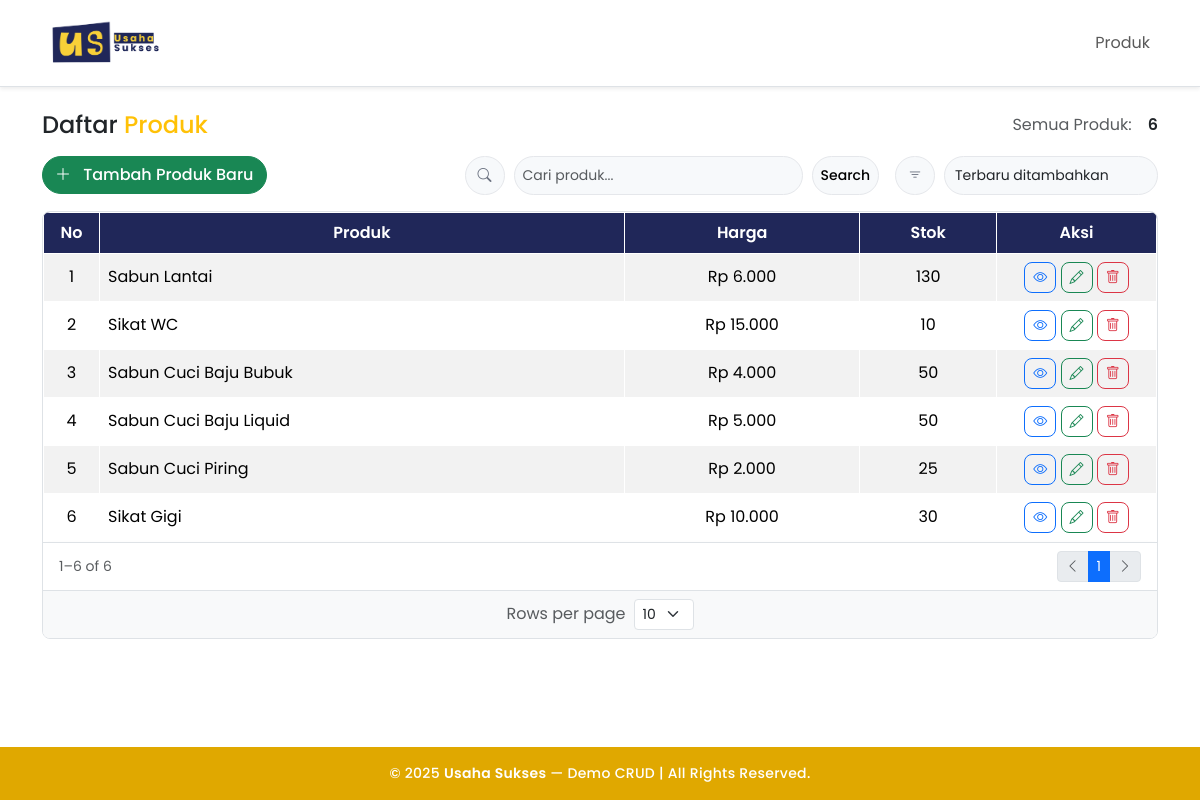
The page / on the database its author committed.
### tables this page shows
CREATE TABLE `products` (
  `id` int(10) UNSIGNED NOT NULL,
  `name` varchar(120) NOT NULL,
  `price` int(10) UNSIGNED NOT NULL DEFAULT 0,
  `stock` int(11) NOT NULL DEFAULT 0,
  `created_at` timestamp NOT NULL DEFAULT current_timestamp()
);

### functions.php (called while the page is built, shortened)
<?php
function base_url(string $path = ''): string {
  $prefix = rtrim(BASE_URL, '/');
  $path   = ltrim($path, '/');
  return $prefix . ($path ? "/$path" : '');
}

### models/FunctionProduct.php (called while the page is built, shortened)
<?php
class FunctionProduct {
  private mysqli $db;
  public function __construct(mysqli $db) { $this->db = $db; }
  public function countAll(string $keyword = ''): int {
  if ($keyword !== '') {
    $sql = "SELECT COUNT(*) AS c FROM products WHERE name LIKE ?";
    $stmt = $this->db->prepare($sql);
    $like = '%'.$keyword.'%';
    $stmt->bind_param('s', $like);
  } else {
    $sql = "SELECT COUNT(*) AS c FROM products";
    $stmt = $this->db->prepare($sql);
  }
  $stmt->execute();
  $res = $stmt->get_result()->fetch_assoc();
  return (int)($res['c'] ?? 0);
}
  private function resolveSort(string $sort): array {
    switch ($sort) {
      case 'latest':     return ['id',    'DESC'];
    }
  }
  public function page(string $keyword = '', int $offset = 0, int $limit = 10, string $sort = 'latest'): array {
    [$col, $dir] = $this->resolveSort($sort);
    if ($keyword !== '') {
      $sql  = "SELECT * FROM products
              WHERE name LIKE ?
              ORDER BY $col $dir
              LIMIT ?, ?";
      $stmt = $this->db->prepare($sql);
      $like = '%'.$keyword.'%';
      $stmt->bind_param('sii', $like, $offset, $limit);
    } else {
      $sql  = "SELECT * FROM products
              ORDER BY $col $dir
              LIMIT ?, ?";
      $stmt = $this->db->prepare($sql);
      $stmt->bind_param('ii', $offset, $limit);
    }
    $stmt->execute();
    return $stmt->get_result()->fetch_all(MYSQLI_ASSOC);
  }
}

### views/products/index.php (the view, shortened to what this page needs)
<?php
require __DIR__.'/../layouts/header.php';
function page_link($p, $per, $q, $sort) {
  $params = ['page'=>'products','p'=>$p,'per'=>$per,'sort'=>$sort];
  return base_url('index.php?'.http_build_query($params));
}
$q      = htmlspecialchars($pagination['q'] ?? '', ENT_QUOTES, 'UTF-8');
$total  = (int)($pagination['total'] ?? 0);
$per    = (int)($pagination['per'] ?? 10);
$page   = (int)($pagination['page'] ?? 1);
$pages  = (int)($pagination['pages'] ?? 1);
$allowedPer = $pagination['allowedPer'] ?? [5,10,25,50,100];
$from   = $total ? ($pagination['offset'] + 1) : 0;
$to     = $total ? min($pagination['offset'] + $per, $total) : 0;
$sort   = htmlspecialchars($pagination['sort'] ?? 'latest', ENT_QUOTES, 'UTF-8');
?>
<div class="d-flex align-items-center justify-content-between mb-3">
  <h3 class="h4 mb-0 text-dark">Daftar <span class="text-warning">Produk</span></h3>
  <div class="text-muted d-flex flex-wrap align-items-center gap-3 ms-auto">
    Semua Produk: <span class="fw-semibold text-dark"><?= $total ?></span>
  </div>
</div>
<div class="d-flex flex-wrap justify-content-between align-items-center gap-2 mb-3">
  <a href="<?= base_url('index.php?page=products&action=create') ?>"
     class="btn btn-success rounded-pill">
    <i class="bi bi-plus-lg me-2"></i> Tambah Produk Baru
  </a>
  <div class="d-flex flex-wrap align-items-center gap-3 ms-auto">
    <form class="searchbar" method="get" action="<?= base_url('index.php') ?>">
      <div class="input-group input-group-sm">
        <span class="input-group-text"><i class="bi bi-search"></i></span>
        <input type="text" name="q" class="form-control" placeholder="Cari produk..." value="<?= $q ?>">
        <button class="btn btn-light btn-search" type="submit">Search</button>
      </div>
    </form>
    <form class="sort-select" method="get" action="<?= base_url('index.php') ?>">
      <div class="input-group input-group-sm">
        <span class="input-group-text" > <i class="bi bi-filter"> </i></span>
        <select name="sort" class="form-select" onchange="this.form.submit()">
          <option value="latest"     <?= $sort==='latest'     ? 'selected':'' ?>>Terbaru ditambahkan</option>
        </select>
      </div>
    </form>
  </div>
</div>
<div class="border rounded-3 overflow-hidden bg-white">
  <table class="table table- table-striped align-middle mb-0">
    <thead>
      <tr>
        <th style="width:56px;">No</th>
        <th>Produk</th>
        <th>Harga</th>
        <th>Stok</th>
        <th style="width:160px;">Aksi</th>
      </tr>
    </thead>
    <tbody>
      <?php if (empty($products)): ?>
        <tr>
          <td colspan="5" class="text-center text-muted py-4">Belum ada data produk.</td>
        </tr>
      <?php else: foreach ($products as $i => $p): ?>
        <tr>
          <td class="text-center"><?= $pagination['offset'] + $i + 1 ?></td>
          <td><?= htmlspecialchars($p['name']) ?></td>
          <td class="text-center">Rp <?= number_format((int)$p['price'], 0, ',', '.') ?></td>
          <td class="text-center"><?= (int)$p['stock'] ?></td>
          <td class="text-center">
            <div>
              <a href="<?= base_url('index.php?page=products&action=show&id='.$p['id']) ?>"
                 class="btn btn-sm btn-outline-primary">
                <i class="bi bi-eye"></i>
              </a>
            <div class="btn-group">
              <a href="<?= base_url('index.php?page=products&action=edit&id='.$p['id']) ?>"
                 class="btn btn-sm btn-outline-success">
                <i class="bi bi-pencil"></i>
              </a>
            </div>
            <div class="btn-group">
              <a href="<?= base_url('index.php?page=products&action=destroy&id='.$p['id']) ?>"
                 class="btn btn-sm btn-outline-danger"
                 onclick="return confirm('Yakin hapus produk ini?')">
                <i class="bi bi-trash"></i>
              </a>
            </div>
          </td>
        </tr>
      <?php endforeach; endif; ?>
    </tbody>
  </table>
<div class="card shadow-sm border-0">
  <div class="card-body p-0">
    <div class="px-3 py-2 d-flex flex-wrap align-items-center justify-content-between gap-2 border-top bg-white">
      <div class="text-muted small"><?= $from ?>–<?= $to ?> of <?= $total ?></div>
      <nav aria-label="Pagination" class="ms-auto">
        <ul class="pagination pagination-sm mb-0">
        <li class="page-item <?= $page<=1?'disabled':'' ?>">
            <a class="page-link" href="<?= page_link(max(1,$page-1), $per, $pagination['q'], $sort) ?>">
              <i class="bi bi-chevron-left"></i>
            </a>
          </li>
          <?php
          $start = max(1, $page-2);
          $end   = min($pages, $page+2);
          for ($i = $start; $i <= $end; $i++) {
            $active = $i===$page ? 'active' : '';
            echo '<li class="page-item '.$active.'"><a class="page-link" href="'.page_link($i,$per,$pagination['q'],$sort).'">'.$i.'</a></li>';
          }
          ?>
          <li class="page-item <?= $page>=$pages?'disabled':'' ?>">
            <a class="page-link" href="<?= page_link(min($pages,$page+1), $per, $pagination['q'], $sort) ?>">
              <i class="bi bi-chevron-right"></i>
            </a>
          </li>
        </ul>
      </nav>
    </div>
    <div class="px-2 py-2 border-top bg-light">
      <form method="get" action="<?= base_url('index.php') ?>" id="perForm"
            class="d-flex justify-content-center align-items-center gap-2">
        <label class="text-muted mb-0">Rows per page</label>
        <select name="per" class="form-select form-select-sm" style="max-width:60px"
                onchange="document.getElementById('perForm').submit()">
          <?php foreach ($allowedPer as $opt): ?>
            <option value="<?= $opt ?>" <?= $opt===$per ? 'selected':'' ?>><?= $opt ?></option>
          <?php endforeach; ?>
        </select>
      </form>
    </div>
  </div>
</div>
</div>
<?php require __DIR__.'/../layouts/footer.php'; ?>

### index.php
<?php
require_once __DIR__.'/functions.php';
$page = $_GET['page'] ?? 'products';
switch ($page) {
  case 'products':
  default:
    require __DIR__.'/controllers/products.php';
    break;
}

### controllers/products.php (shortened to what this page needs)
<?php
require_once __DIR__.'/../functions.php';
require_once __DIR__.'/../models/FunctionProduct.php';
$model = new FunctionProduct($mysqli);
$action = $_GET['action'] ?? 'index';
$id     = isset($_GET['id']) ? (int) $_GET['id'] : 0;
if ($action === 'store' && $_SERVER['REQUEST_METHOD'] === 'POST') {
  $name  = trim($_POST['name'] ?? '');
  $price = (int) ($_POST['price'] ?? 0);
  $stock = (int) ($_POST['stock'] ?? 0);
  if ($name === '') {
    flash_set('error','Nama produk wajib diisi.');
    redirect('index.php?page=products&action=create');
  }
  if ($model->create($name,$price,$stock)) {
    flash_set('success','Produk berhasil ditambahkan.');
  } else {
    flash_set('error','Gagal menambah produk.');
  }
  redirect('index.php?page=products');
} else {
  if ($action === 'create' || ($action === 'edit' && $id)) {
    $product = $action === 'edit'
      ? $model->find($id)
      : ['name'=>'','price'=>0,'stock'=>0];
    require __DIR__.'/../views/products/form.php';
  } else {
    $keyword = trim($_GET['q'] ?? '');
    $allowedPer = [5,10,25,50,100];
    $per = (int)($_GET['per'] ?? 10);
    $page = (int)($_GET['p'] ?? 1);
    $sort = $_GET['sort'] ?? 'latest';
    $allowedSort = ['latest','name_asc','name_desc','price_asc','price_desc','stock_asc','stock_desc'];
    $total = $model->countAll($keyword);
    $pages = max(1, (int)ceil($total / $per));
    $offset   = ($page - 1) * $per;
    $products = $model->page($keyword, $offset, $per, $sort);
    $pagination = [
      'total'      => $total,
      'per'        => $per,
      'page'       => $page,
      'pages'      => $pages,
      'offset'     => $offset,
      'allowedPer' => $allowedPer,
      'q'          => $keyword,
      'sort'       => $sort,
      'allowedSort'=> $allowedSort,
    ];
    require __DIR__.'/../views/products/index.php';
  }
}

### views/layouts/header.php (shortened to what this page needs)
<?php require_once __DIR__.'/../../functions.php'; ?>
<!doctype html>
<html lang="id">
<head>
  <link href="https://cdn.jsdelivr.net/npm/bootstrap@5.3.3/dist/css/bootstrap.min.css" rel="stylesheet">
  <link href="https://cdn.jsdelivr.net/npm/bootstrap-icons@1.11.3/font/bootstrap-icons.css" rel="stylesheet">
  <link href="<?= base_url('assets/css/style.css') ?>" rel="stylesheet">
</head>
<body>
<nav class="navbar navbar-expand-lg bg-body-white border-bottom shadow-sm">
  <div class="container">
    <a class="navbar-brand fw-bold d-flex align-items-center gap-2" href="<?= base_url('index.php') ?>">
      <img src="<?= base_url('assets/img/usaha.png') ?>" alt="Logo Usaha Sukses" height="60" style="border-radius: 10px;">
    </a>
    <div id="navMain" class="collapse navbar-collapse">
      <ul class="navbar-nav ms-auto">
        <li class="nav-item"><a class="nav-link" href="<?= base_url('index.php?page=products') ?>">Produk</a></li>
      </ul>
    </div>
  </div>
</nav>
<main class="container py-4">

### views/layouts/footer.php (shortened to what this page needs)
</main>
<footer class="footer-custom mt-auto py-3">
  <div class="container text-center small">
    &copy; <?= date('Y') ?> <strong>Usaha Sukses</strong> — Demo CRUD |  All Rights Reserved.
  </div>
</footer>
</body>
</html>

### assets/css/style.css (style rules this page uses)
html, body { height: 100%; }
body { display: flex; flex-direction: column; font-family: 'Poppins', sans-serif; background-color: #fff; color: #222; }
h1, h2, h3, h4, h5, h6, .navbar-brand { font-weight: 600; }
.btn { font-weight: 500; border-radius: 8px; }
.table { border-collapse: collapse !important; }
.table th, .table td { border: 1px solid #ffffff !important; vertical-align: middle; }
.table thead th { text-align: center; background-color: #202759; color: #ffffff; font-weight: 600; }
main { flex: 1; }
.footer-custom { background-color: #e0a800; color: #ffffff; width: 100%; border-top: none; }
.footer-custom .container { font-weight: 500; letter-spacing: 0.3px; }
.footer-custom strong { font-weight: 600; }
.searchbar .input-group, .sort-select .input-group { gap: 10px; }
.searchbar .input-group-text, .searchbar .form-control, .searchbar .btn-search, .sort-select .input-group-text, .sort-select .form-select { border-radius: 999px !important; border-color: #e5e7eb !important; }
.searchbar .form-control, .sort-select .form-select, .searchbar .input-group-text, .sort-select .input-group-text, .searchbar .btn-search { background: #f7f9fb !important; }
.searchbar .input-group-text, .sort-select .input-group-text { padding: 8px 12px !important; color: #6b7280; }
.searchbar .form-control { padding-left: 8px !important; }
.sort-select .form-select { padding-left: 10px !important; }

### rows shown on the page
products: offset "1", name "Sabun Lantai", price "6.000", stock "130"
products: offset "2", name "Sikat WC", price "15.000", stock "10"
products: offset "3", name "Sabun Cuci Baju Bubuk", price "4.000", stock "50"
products: offset "4", name "Sabun Cuci Baju Liquid", price "5.000", stock "50"
products: offset "5", name "Sabun Cuci Piring", price "2.000", stock "25"
products: offset "6", name "Sikat Gigi", price "10.000", stock "30"

### other values the page prints
$total "6"
$from "1"
$to "6"
form field per "10"
